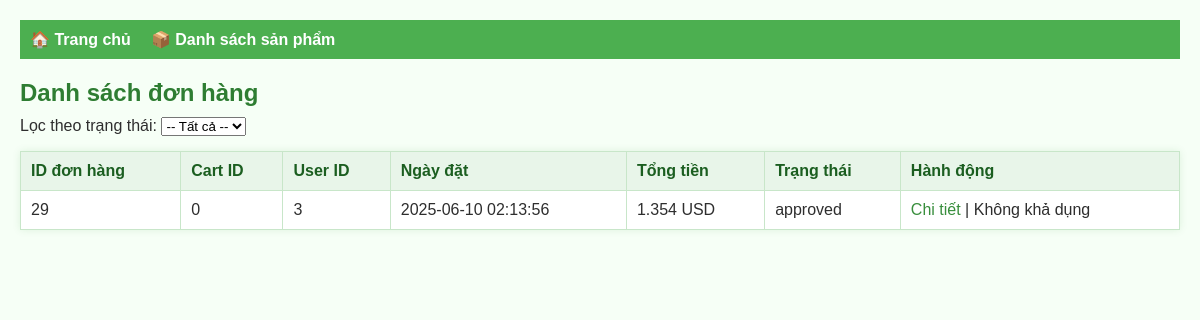
The page /myorder/myorder.php on the database as committed earlier.
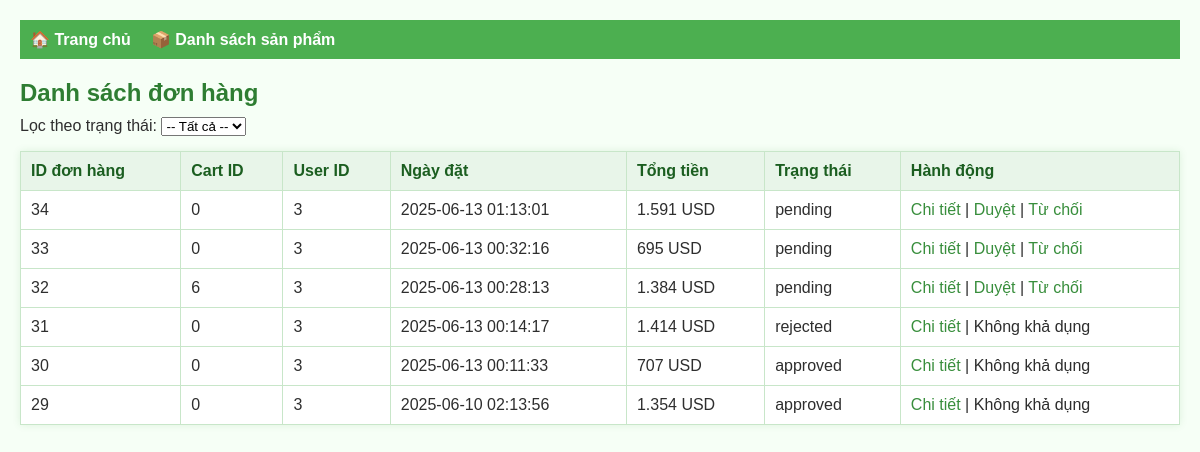
The same page on the database as committed later.
### tables this page shows
CREATE TABLE `orders` (
  `order_id` int(11) NOT NULL,
  `cart_id` int(11) NOT NULL,
  `user_id` int(11) NOT NULL,
  `order_date` datetime NOT NULL DEFAULT current_timestamp(),
  `total_price` decimal(10,2) NOT NULL,
  `status` enum('pending','approved','rejected') NOT NULL DEFAULT 'pending'
);

### myorder/myorder.php (the view, shortened to what this page needs)
<!DOCTYPE html>
<html lang="vi">
<head>
    <link rel="stylesheet" href="style1.css">
</head>
<body>
<header style="background-color: #4caf50; padding: 10px;">
    <nav style="display: flex; gap: 20px;">
        <a href="../homePage/HomePage.php" style="color: white; text-decoration: none; font-weight: bold;">🏠 Trang chủ</a>
        <a href="../myproduct/index.php" style="color: white; text-decoration: none; font-weight: bold;">📦 Danh sách sản phẩm</a>
    </nav>
</header>
<h2>Danh sách đơn hàng</h2>
<form method="GET" style="margin-top: 10px;">
    <label for="status">Lọc theo trạng thái: </label>
    <select name="status" id="status" onchange="this.form.submit()">
        <option value="">-- Tất cả --</option>
    </select>
</form>
<?php
require 'config.php';
$limit = 10;
$page = isset($_GET['page']) && is_numeric($_GET['page']) ? max(1, (int)$_GET['page']) : 1;
$offset = ($page - 1) * $limit;
$status_filter = '';
$sql = "SELECT * FROM orders $status_filter ORDER BY order_date DESC LIMIT $limit OFFSET $offset";
$result = $conn->query($sql);
?>
<table border="1" cellpadding="8" cellspacing="0" style="margin-top: 10px;">
    <tr>
        <th>ID đơn hàng</th>
        <th>Cart ID</th>
        <th>User ID</th>
        <th>Ngày đặt</th>
        <th>Tổng tiền</th>
        <th>Trạng thái</th>
        <th>Hành động</th>
    </tr>
    <?php if ($result && $result->num_rows > 0): ?>
        <?php while ($row = $result->fetch_assoc()): ?>
            <tr>
                <td><?= $row['order_id'] ?></td>
                <td><?= $row['cart_id'] ?></td>
                <td><?= $row['user_id'] ?></td>
                <td><?= $row['order_date'] ?></td>
                <td><?= number_format($row['total_price'], 0, ',', '.') ?> USD</td>
                <td><?= $row['status'] ?></td>
                <td>
                    <a href="order_detail.php?id=<?= $row['order_id'] ?>">Chi tiết</a> |
                    <?php if ($row['status'] === 'pending'): ?>
                        <a href="approve_order.php?id=<?= $row['order_id'] ?>" onclick="return confirm('Duyệt đơn hàng này?')">Duyệt</a> |
                        <a href="reject_order.php?id=<?= $row['order_id'] ?>" onclick="return confirm('Từ chối đơn hàng này?')">Từ chối</a>
                    <?php else: ?>
                        Không khả dụng
                    <?php endif; ?>
                </td>
            </tr>
        <?php endwhile; ?>
    <?php else: ?>
        <tr><td colspan="7">Không có đơn hàng nào.</td></tr>
    <?php endif; ?>
</table>
</body>
</html>

### myorder/config.php (shortened to what this page needs)
<!DOCTYPE html>
<html lang="vi">
<head>
    <link rel="stylesheet" href="style1.css">
</head>
<body></body>

### myorder/style1.css (style rules this page uses)
header { background-color: #4caf50; padding: 10px 20px; }
header nav { display: flex; gap: 20px; }
header a { color: white; text-decoration: none; font-weight: bold; }
body { font-family: Arial, sans-serif; margin: 20px; background-color: #f6fff6; color: #2e2e2e; }
h2 { color: #2e7d32; margin-bottom: 10px; }
a { text-decoration: none; color: #388e3c; }
table { width: 100%; border-collapse: collapse; background-color: #ffffff; box-shadow: 0 0 8px rgba(0, 128, 0, 0.1); }
th, td { padding: 10px; border: 1px solid #c8e6c9; text-align: left; vertical-align: middle; }
th { background-color: #e8f5e9; font-weight: bold; color: #1b5e20; }
form { margin-bottom: 15px; }

Rows that differ between the two databases and show on the page:
added orders: order_id "34", cart "0", user "3", order_date "2025-06-13 01:13:01", total_price "1.591", status "pending"
added orders: order_id "33", cart "0", user "3", order_date "2025-06-13 00:32:16", total_price "695", status "pending"
added orders: order_id "32", cart "6", user "3", order_date "2025-06-13 00:28:13", total_price "1.384", status "pending"
added orders: order_id "31", cart "0", user "3", order_date "2025-06-13 00:14:17", total_price "1.414", status "rejected", shows "Không khả dụng"
added orders: order_id "30", cart "0", user "3", order_date "2025-06-13 00:11:33", total_price "707", status "approved", shows "Không khả dụng"
